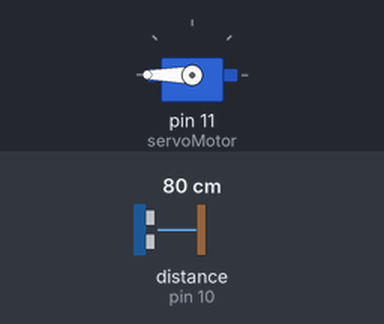
Recording of a sketch running on a simulated Arduino Uno, built with avr-gcc and run on an emulated ATmega328P. Parts: servo. Wiring (inferred from the names in the program): ultrasonic range finder: trigger pin 9; echo pin 10. Inputs (shaded band) come from the test bench; at power-on: distance to the obstacle (sensor on pin 10) 80 cm. The echo pulse lasts 58.3 µs per cm.

Above: at 1.9 s.
2.0 s: distance to the obstacle (sensor on pin 10) set to 17 cm
3.5 s: distance to the obstacle (sensor on pin 10) set to 14 cm
At 4.9 s:
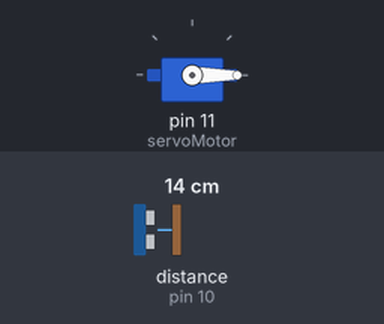
7.8 s: distance to the obstacle (sensor on pin 10) set to 18 cm
At 8.7 s:
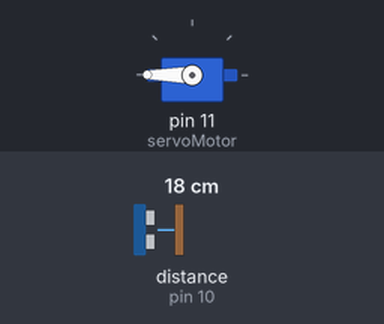
9.7 s: distance to the obstacle (sensor on pin 10) set to 2 cm
At 11.8 s:
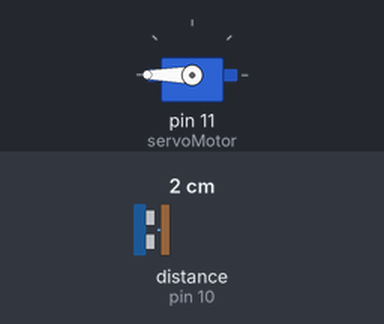
Timing chart, 0 to 15.0 s (numbered marks = the images above; inputs shaded):
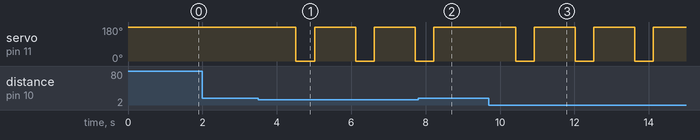

The sketch:

alcohol_gel.ino
```cpp
const int pingPin = 9; // Trigger Pin of Ultrasonic Sensor
const int echoPin = 10; // Echo Pin of Ultrasonic Sensor
#include <Servo.h>
Servo servoMotor;

void setup() {
   servoMotor.attach(11);
   servoMotor.write(180);
}

void loop() {
   long duration, inches, cm;
   pinMode(pingPin, OUTPUT);
   digitalWrite(pingPin, LOW);
   delayMicroseconds(2);
   digitalWrite(pingPin, HIGH);
   delayMicroseconds(10);
   digitalWrite(pingPin, LOW);
   pinMode(echoPin, INPUT);
   duration = pulseIn(echoPin, HIGH);
   cm = microsecondsToCentimeters(duration);
   delay(100);
   if (cm < 15.0) {
    servoMotor.write(0);
    delay(500);
   }
    servoMotor.write(180);
    delay(1000);
}

long microsecondsToCentimeters(long microseconds) {
   return microseconds / 29 / 2;
}
```

Measured:
- the behaviour switches between 16 and 15 cm on distance to the obstacle (sensor on pin 10) (found by bisection; images 0 and 1)
- after the input at 2.0 s, every drawn part: stays the same
- after the input at 3.5 s, servo on pin 11 (servoMotor): alternates 180° for 1.1 s and 0° for 0.50 s, starting after 1.0 s
- after the input at 7.8 s, servo on pin 11 (servoMotor): goes on until 8.2 s, then stays 180°
- after the input at 9.7 s, servo on pin 11 (servoMotor): alternates 180° for 1.1 s and 0° for 0.50 s, starting after 0.72 s
